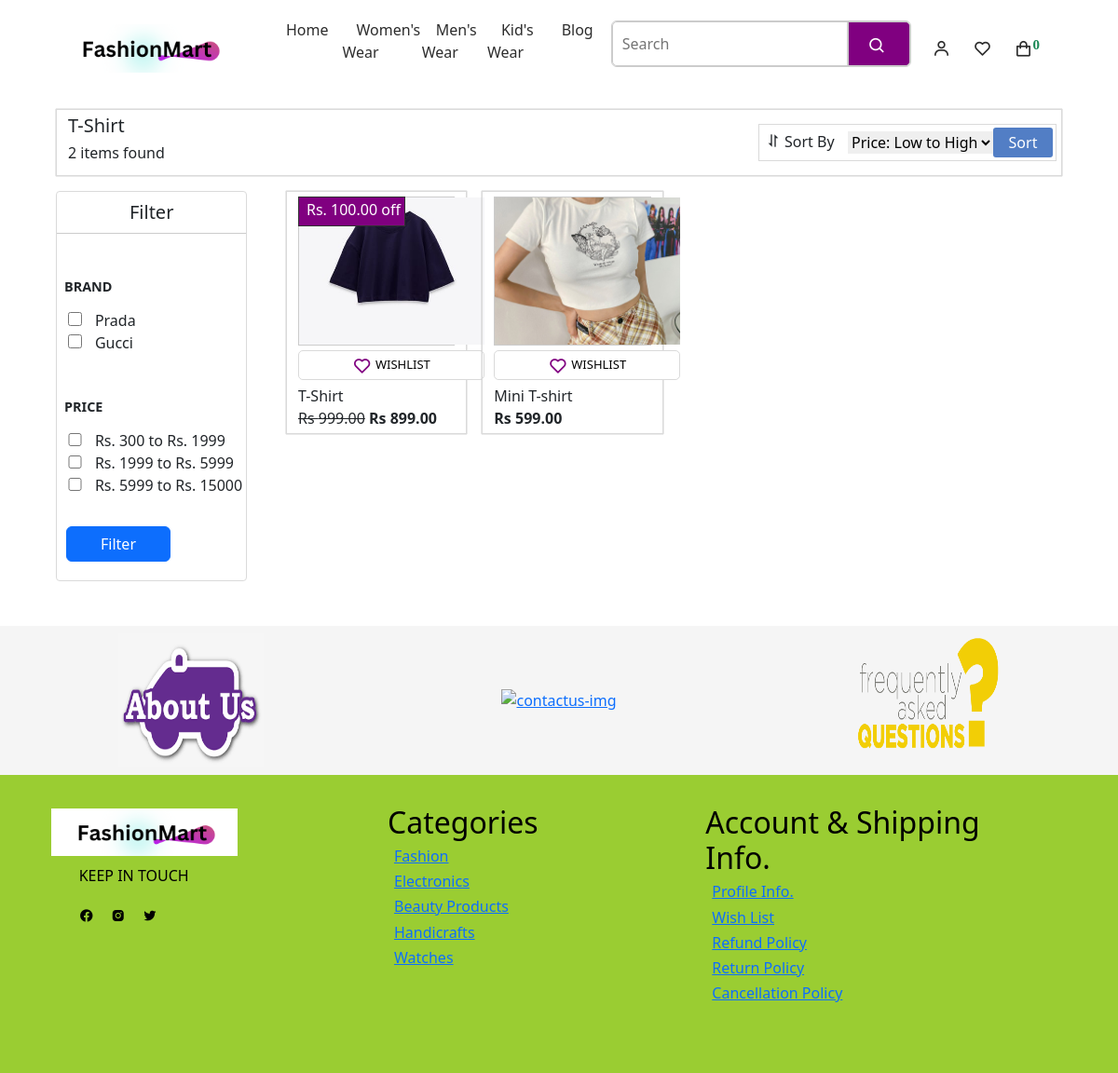
Page /subcategory/T-Shirt/ on the earlier database version.
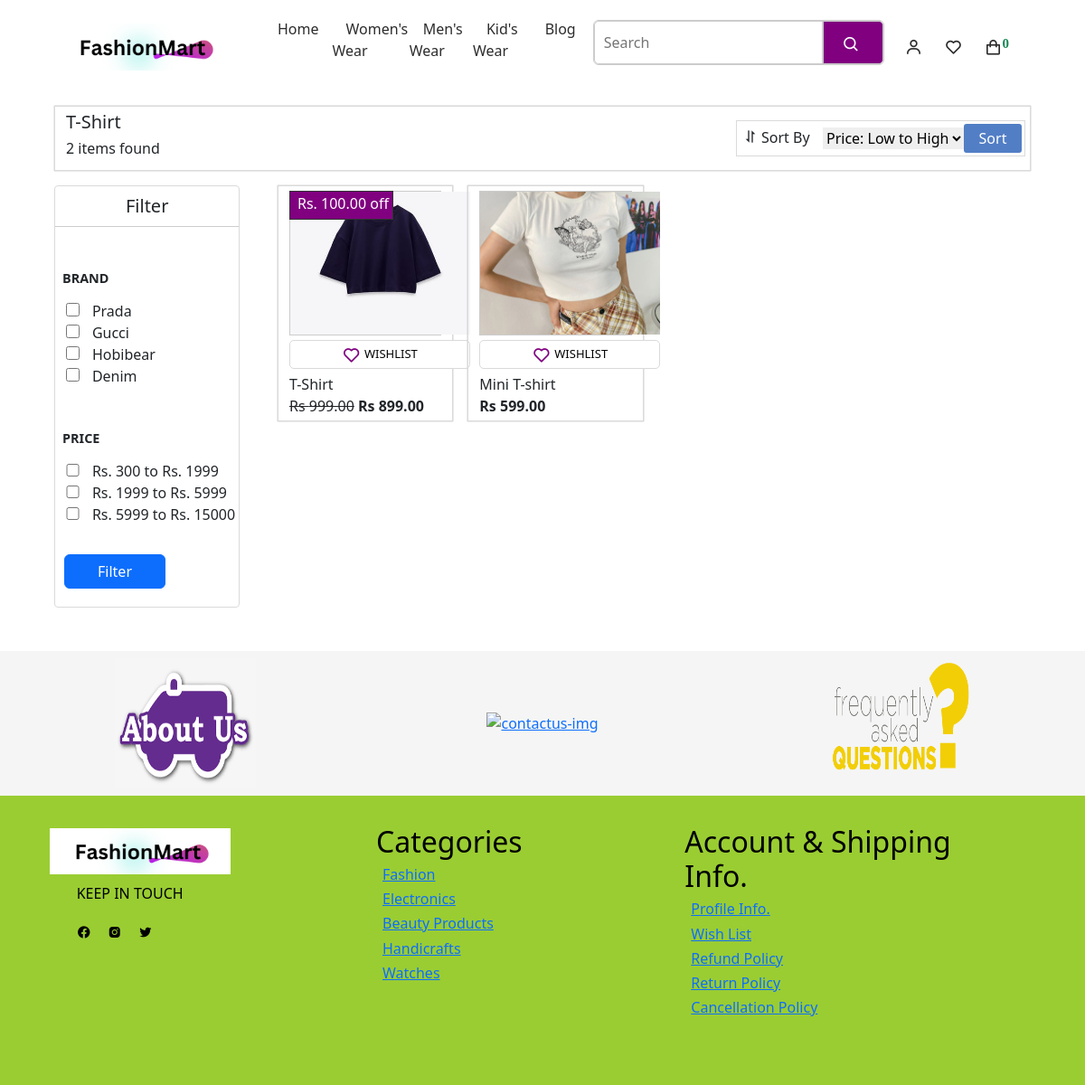
Same page on the later database version.
### myeSite/models.py (models this page shows, shortened)
class Brand(models.Model):
    name = models.CharField(max_length=255)

class Product(models.Model):
    name = models.CharField(max_length=255)
    description = models.TextField()
    stock_status = models.CharField(max_length=50, default='In Stock')
    old_price = models.DecimalField(max_digits=10, decimal_places=2, default=500,  null=True, blank=True)
    new_price = models.DecimalField(max_digits=10, decimal_places=2, default=400, null=False, blank=False)
    discount_price = models.DecimalField(max_digits=10, decimal_places=2, default=100,  null=True, blank=True)
    brand = models.ForeignKey(Brand, on_delete=models.CASCADE)
    category = models.ForeignKey(Category, on_delete=models.CASCADE)
    subcategory = models.ForeignKey(Subcategory, on_delete=models.CASCADE)
    image = models.ImageField(upload_to='product_images/')
    sizes = models.ManyToManyField(Size)
    isnew = models.BooleanField(default=False)

### myeSite/views.py (the view, shortened to what this page needs)
# urls.py: path('subcategory/<str:subcategory_name>/', views.subcategory_details, name='product'),
def subcategory_details(request, subcategory_name):
    subcategory = get_object_or_404(Subcategory, name=subcategory_name)
    items = Product.objects.filter(subcategory=subcategory)
    brand = Brand.objects.all()
    selected_brands = request.GET.getlist('brands')
    selected_price_ranges = request.GET.getlist('price')
    if selected_brands:
        items = items.filter(brand__id__in=selected_brands)
    items_count = items.count()
    return render(request, 'myeSite/productPages/product-list.html', {
        'subcateogry':subcategory,
        'items':items,
        'item_count':items_count,
        'brands':brand
    })

### myeSite/context_processors.py (called while the page is built)
def categories_processor(request):
    categories = Category.objects.all().prefetch_related('subcategories')
    return {'categories': categories}

def wishlist_item_count(request):
    if request.user.is_authenticated:
        wishlist_item_count = Wishlist.objects.filter(user=request.user).count()
    else:
        wishlist_item_count = 0
    return {'wishlist_item_count': wishlist_item_count}

### myeSite/templates/myeSite/productPages/product-list.html (shortened to what this page needs)
{% extends "main.html" %}
{% load static %}
{% block tShirt %}
<div class="tshirt-section">
    <div class="firstheadingdiv">
        <div class="info-content">
            <h5>{{subcateogry.name}}</h5>
            <h6>{% if item_count %}{{ item_count }} items found {% else %} No items found {% endif %}</h6>
        </div>
        <div class="sortby">
            <h6><i class='bx bx-sort'></i>Sort By</h6>
            <form method="POST" action="{% url 'product' subcateogry.name %}">
                <select id="services" name="services">
                    <option value="lowtohighprice" {% if request.POST.services == 'lowtohighprice' %}selected{% endif %}>Price: Low to High</option>
                </select>
                <div class="sortbtn">
                <input type="submit" value="Sort">
                </div>
            </form>
        </div>
    </div>
    <div class="filter-product">
        <div class="filter">
            <h2 class="text-center fs-5">Filter</h2>
            <h5 class="ms-2 mt-5">BRAND</h5>
            <form action="{% url 'product' subcateogry.name %}" method="GET">
                <ul>
                    {% for brand in brands %}
                    <li><input type="checkbox" name="brands" value="{{ brand.id }}" id="brand_{{ brand.id }}" {% if brand.id|stringformat:"s" in request.GET.brands %} checked {% endif %}>
                    <label for="brand_{{ brand.id }}">{{ brand.name }}</label></li>
                    {% endfor %}
                </ul>
    <h5 class="ms-2 mt-5">PRICE</h5>
    <ul>
        <li>
            <input type="checkbox" name="price" value="1" id="price1" {% if '1' in request.GET.price %} checked {% endif %}>
            <label for="price1">Rs. 300 to Rs. 1999</label>
        </li>
        <li>
            <input type="checkbox" name="price" value="2" id="price2" {% if '2' in request.GET.price %} checked {% endif %}>
            <label for="price2">Rs. 1999 to Rs. 5999</label>
        </li>
        <li>
            <input type="checkbox" name="price" value="3" id="price3" {% if '3' in request.GET.price %} checked {% endif %}>
            <label for="price3">Rs. 5999 to Rs. 15000</label>
        </li>
    </ul>
                    <button type="submit" class="btn btn-primary mt-3">Filter</button>
                </form>
        </div>
        {% if items %}
        <div class="product">
            <div class="row">
                 {% for item in items %}
                <div class="product-card">
                    {% if item.discount_price %}
                    <div class="show-discount d-flex align-items-center"><p class="ms-2 mt-3">Rs. {{item.discount_price}} off</p></div>
                    {% endif %}
                    <div class="tshirt-img">
                        {% if item.image %}
                        <a href="{% url 'itemsDetail' item.pk %}"><img src="{{ item.image.url }}" alt="{{ item.name }}"></a>
                        {% else %}
                        <p>No image available</p>
                        {% endif %}
                    </div>
                    <form method="post" action="#">
                        <button type="submit" class="addToWishlist"><i class='bx bx-heart' id="wishlist_hearticon"></i>WISHLIST</button>
                    </form>
                    <div class="infoaboutproduct">
                        <p>{{ item.name }}</p>
                        {% if item.old_price %}
                        <span id='old-price' class="fw-light">Rs {{ item.old_price }}</span>
                        {% endif %}
                        <span id='new-price' class="fw-semibold">Rs {{ item.new_price  }}</span>
                    </div>
                </div>
                {% endfor %}
            </div>
            {% else %}
            <h4 class="text-danger fw-bold">No Items Available</h4>
            {% endif %}
        </div>
    </div>
</div>
{% endblock %}

### myeSite/templates/main.html (shortened to what this page needs)
<!DOCTYPE html>
{% load static %}
<html lang="en">
<head>
    <link href='https://unpkg.com/boxicons@2.1.4/css/boxicons.min.css' rel='stylesheet'>
    <link rel="stylesheet" href="path/to/font-awesome/css/font-awesome.min.css">
    <link rel="stylesheet" href="{% static 'myeSite/css/bootstrap.css' %}">
    <link rel="stylesheet" href="{% static 'myeSite/css/style.css' %}">
</head>
<body>
    <div class="whole-container">
        {% block navbar %} {% include "myeSite/navbar.html" %} {% endblock %}
        {% block tShirt %}{% endblock %}
        {% block footer %} {% include "myeSite/footer.html" %}{% endblock %}
    </div>
</body>
</html>

### myeSite/templates/myeSite/navbar.html (shortened to what this page needs)
{% load static %}
<header>
    <a href="/"><img src="{% static './myeSite/images/fashion.png' %}" alt="logo"></a>
    <ul class="navmenu">
        <li><a href="/">Home</a></li>
        <div class="dropdown">
            <li><a href="#">Women's Wear</a></li>
        </div>
        <li><a href="#">Men's Wear</a></li>
        <li><a href="#">Kid's Wear</a></li>
        <li><a href="#">Blog</a></li>
    </ul>
    <div class="nav-icon">
        <form action="#" method="post" class='d-flex me-4'>
            <input type="text" name="search" placeholder="Search">
            <div class="search_icon">
                <i class='bx bx-search' id="searchIcon"></i>
            </div>
        </form>
        {% if request.user.is_authenticated %}
        <div class="dropdown">
            <i class='bx bx-user' id="myicons" ></i>
            <div class="dropdownlist" id="mydropdown">
                <li><p class="m-0 p-0 text-dark fw-semibold text-center mb-2 title">Welcome <span class="fw-bold">{{ user.username }} !</span></p></li>
                {% comment %} <li><p class="m-0 p-0 text-dark fw-light text-justify">Welcome <span class="fw-bold">{{ user.username }} !</span></p></li> {% endcomment %}
                <li class='text-center'><button class="h-25 mb-0 w-50 bg-light"><a href="#" class="text-danger fw-medium">Change Password</a></button></li>
                <li class='text-center'><button class="h-25 mb-0 w-50 bg-light"><a href="{% url 'logoutModule' %}" class="text-danger fw-medium">LOGOUT</a></button></li>
            </div>
        </div>
        {% else %}
        <div class="dropdown">
            <i class='bx bx-user' id="myicons" ></i>
        </div>
        {% endif %}
        {% if request.user.is_authenticated %}
        <div class="dropdown">
            <a href="{% url 'wishlistdetail' %}"><i class='bx bx-heart' id="myicons"><sup class="text-warning fw-bold">{{wishlist_item_count}}</sup></i></a>
        </div>
        {% else %}
        <div class="dropdown">
            <i class='bx bx-heart' id="myicons"></i>
        </div>
        {% endif %}
        <div class="dropdown">
            {% if request.user.is_authenticated %}
            <i class='bx bx-shopping-bag' id="bagicon" onclick="showcart()" ><sup class="text-success fw-bold">{{request.cart_items|length}}</sup></i>
            <div class="dropdownlist_cart" id="mydropdown_cart">
                <li><p class="m-0 p-0 text-dark fs-5 fw-semibold text-center title">Your recent cart products</p></li>
               {% if request.cart_items %}
                <div class="scrollable-div">
                    {% for item in request.cart_items %}
                    <div class="myrow">
                        <li>
                            <div class="short-cartDetail">
                                <div class="first-container d-flex align-items-center justify-content-between">
                                    <div class="image-div ms-0">
                                        <img class="mt-2 mb-1" src="{{ item.product.image.url }}" alt="" style="height:90px; width:90px; object-fit:contain;">
                                        <div class="show-quantity d-flex align-items-center justify-content-center text-dark fw-semibold">{{ item.quantity }}</div>
                                    </div>
                                    <div class="image-infor ms-0 w-100">
                                        <p class="mt-0 ms-1 mb-0 fw-semibold">{{ item.product.name }}</p>
                                        <p class="mt-0 ms-1 mb-0">Size: {{ item.size }}</p>
                                        <p class="mt-0 ms-1 mb-0">Brand: {{ item.brand.name }}</p>
                                    </div>
                                    <div class="cartitemprice ms-4">
                                        <p>Rs. {{ item.product.new_price }} each</p>
                                    </div>
                                    {% comment %} <div class="trashicon ms-4">
                                        <i class='bx bx-trash-alt mt-0 text-danger' ></i>
                                    </div> {% endcomment %}
                                </div>
                            </div>
                        </li>
                    </div>
                    {% endfor %}
                </div>
                {% else %}
                <p>No products in the cart.</p>
            {% endif %}
            {% if request.cart_items %}
                <div class="sub-total_section">
                    <div class="mydiv1 d-flex justify-content-between">
                        <p class="fw-light mb-0">Subtotal</p>
                        <p class="me-3 fw-semibold mb-0">Rs. {{ request.cart_summary.subtotal }}</p>
                    </div>
                    {% comment %} <div class="mydiv2 d-flex justify-content-between">
                        <p class="fw-light mb-0">Discount</p>
                        <p class="me-3 fw-semibold mb-0">Rs. {{ request.cart_summary.discount }}</p>
                    </div> {% endcomment %}
                    <div class="mydiv3 d-flex justify-content-between">
                        <p class="fw-light mb-1">Shipping</p>
                        <p class="me-3 fw-semibold mb-1">Rs. {{ request.cart_summary.shipping }}</p>
                    </div>
                </div>
                <div class="grandTotal d-flex justify-content-between">
                    <p class="fw-bold">Total</p>
                    <p class="fw-bold me-3">Rs. {{ request.cart_summary.total }}</p>
                </div>
                <div class="mybuttons d-flex justify-content-center">
                    <button class="bg bg-primary text-white w-100 mb-0 fw-semibold">Place Order</button>
                    <button class="bg bg-primary w-100 mb-0"><a href="{% url 'cart' %}" class='text-white fw-semibold'>View Cart</a></button>
                </div>
                {% endif %}
            </div>
           {% else %}
           <a href="{% url 'login' %}"><i class='bx bx-shopping-bag' id="bagicon" ><sup class="text-success fw-bold">{{request.cart_items|length}}</sup></i></a>
            {% endif %}
        </div>
    </div>
</header>

### myeSite/templates/myeSite/footer.html (shortened to what this page needs)
{% load static %}
<div class="aboutSystem">
    <a href="{% url 'aboutus' %}"><img src="{% static 'myeSite/images/about-us-image.png' %}" alt="aboutus-img"></a>
    <a href="{% url 'contactus' %}"><img id="contact-image" src="{% static 'myeSite/images/contact-us-img.png' %}" alt="contactus-img"></a>
    <img src="{% static 'myeSite/images/faq-img.png' %}" alt="faq-img">
</div>
<div class="footer">
    <div class="content">
        <a href="/"><img src="{% static './myeSite/images/fashion.png' %}" alt=""></a>
        <p>Keep in Touch</p>
    </div>
    <div class="content1">
        <h2>Categories</h2>
        <h6> <a href="#">Fashion</a></h6>
        <h6> <a href="#">Electronics</a></h6>
        <h6> <a href="#">Beauty Products</a></h6>
        <h6> <a href="#">Handicrafts</a></h6>
        <h6> <a href="#">Watches</a></h6>
    </div>
    <div class="content2">
        <h2>Account & Shipping Info.</h2>
        <h6><a href="#">Profile Info.</a></h6>
        <h6><a href="#">Wish List</a></h6>
        <h6><a href="#">Refund Policy</a></h6>
        <h6><a href="#">Return Policy</a></h6>
        <h6><a href="#">Cancellation Policy</a></h6>
    </div>
</div>

Differences in the rows shown:
added Brand: name "Hobibear"
added Brand: name "Denim"
